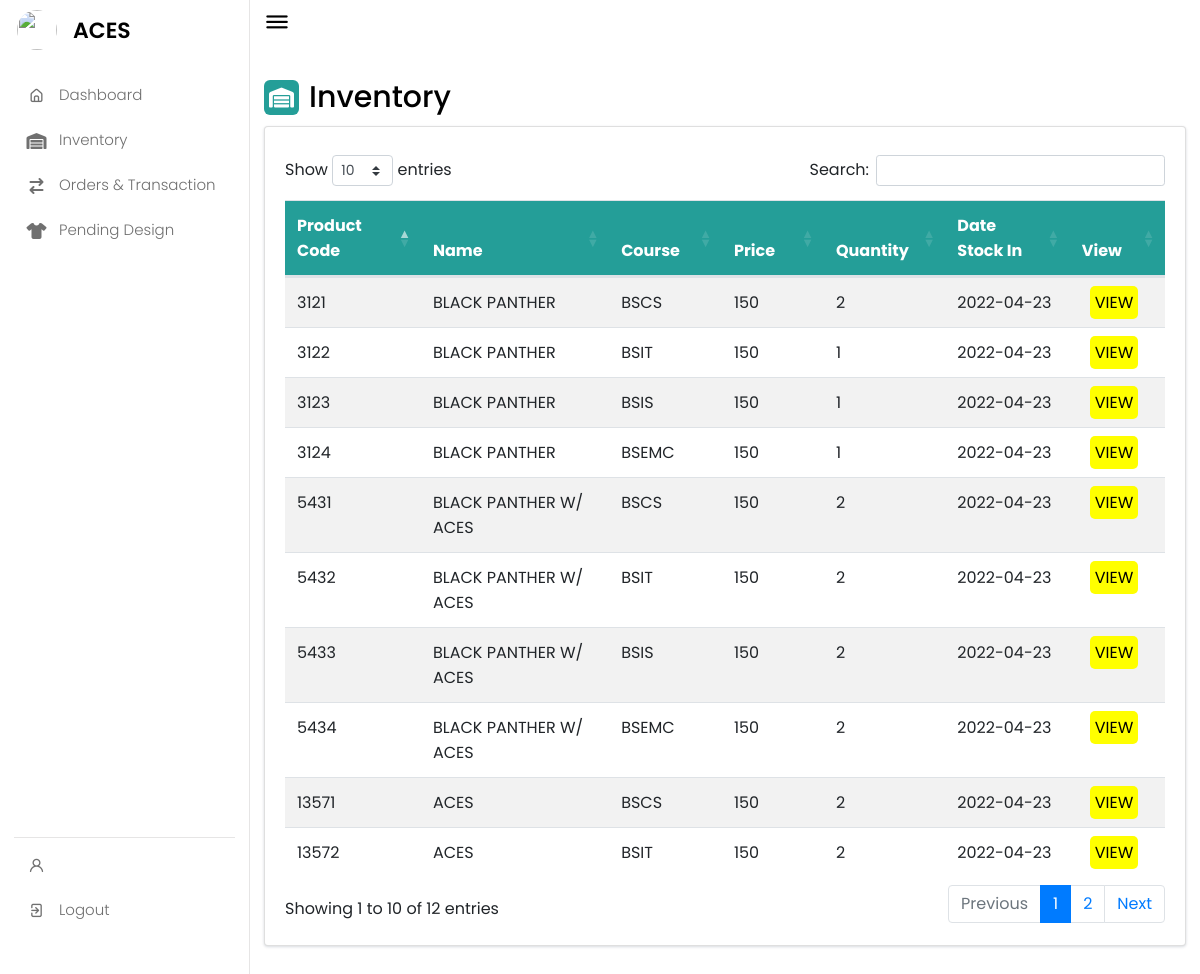
Screenshot of /ACESModerator/inventory.php with the database file from the repository.
### tables this page shows
CREATE TABLE `aces_inventory` (
  `ID` int(11) NOT NULL,
  `product_id` int(100) NOT NULL,
  `product_name` varchar(100) NOT NULL,
  `product_details` varchar(10000) NOT NULL,
  `product_designer` varchar(100) NOT NULL,
  `category` varchar(20) NOT NULL,
  `acro` varchar(6) NOT NULL,
  `price` int(100) NOT NULL,
  `size` varchar(10) NOT NULL,
  `img` varchar(100) NOT NULL,
  `qty` int(100) NOT NULL,
  `status` varchar(100) NOT NULL,
  `date_added` date NOT NULL,
  `time_added` time NOT NULL
);

### ACESModerator/inventory.php (the view, shortened to what this page needs)
<?php
include("../dataCenter/connection.php");
$query = "SELECT *, COUNT(`qty`) AS `qty` FROM `aces_inventory` GROUP BY `product_id`;";
$result = mysqli_query($conn, $query);
$row = $result->fetch_assoc();
?>
    <link rel="stylesheet" href="../Admin/assets/css/style.css">
    <link rel="stylesheet" href="https://cdn.jsdelivr.net/npm/bootstrap@4.6.1/dist/css/bootstrap.min.css">
    <link rel="stylesheet" href="https://cdn.datatables.net/1.11.5/css/dataTables.bootstrap4.min.css">
    <link rel="stylesheet" href="https://unicons.iconscout.com/release/v4.0.0/css/line.css">
<nav>
<?php include('../ACESModerator/sidebar.php');?>
    </nav>
    <section class="dashboard">
        <div class="top">
            <i class="uil uil-bars sidebar-toggle"></i>
        </div>
        <div class="dash-content">
        <div class="overview">
                <div class="title">
                <i class="fas fa-warehouse"></i>
                    <span class="text"> Inventory</span>
                </div>
                <div class="card">
              <div class="card-body"><form action="" method="GET">
                <div class="table-responsive mt-2">
                  <table id="myTable" class="table table-striped mb-0" >
                    <thead style="background-color: #249E98; color: #FFF; height: 50px; text-align: middle;">
                      <th style="width:150px">Product Code</th>
                      <th style="width:300px">Name</th>
                      <th style="width:100px">Course</th>
                      <th style="width:100px">Price</th>
                      <th style="width:100px">Quantity</th>
                      <th style="width:150px">Date Stock In</th>
                      <th style="width:80px">View</th>
                      </thead>
                    <tbody>
                      <?php do { ?>
                      <tr style="border-bottom:1px solid gray;">
                        <td><?php echo $row['product_id'];?></td>
                        <td><?php echo $row['product_name'];?></td>
                        <td><?php echo $row['acro'];?></td>
                        <td><?php echo $row['price'];?></td>
                        <td><?php echo $row['qty'];?></td>
                        <td><?php echo $row['date_added'];?></td>
                        <td><a class="act_btn" href = "inventory-view.php?id=<?php echo $row['product_id'];?>" style="text-decoration: none; cursor:pointer; width: 90px; color: black; background-color: yellow; border: black; border-radius: 5px;">VIEW</a></td>
                      </tr>
                      <?php } while($row = $result->fetch_assoc());?>
                    </tbody>
                  </table>
                </div></form>
              </div>
            </div>
          </section>

### ACESModerator/assets/css/style.css (style rules this page uses)
* { margin: 0; padding: 0; box-sizing: border-box; font-family: 'Poppins', sans-serif; }
nav { position: fixed; top: 0; left: 0; height: 100%; width: 250px; padding: 10px 14px; background-color: var(--panel-color); border-right: 1px solid var(--border-color); transition: var(--tran-05); }
.dashboard { position: relative; left: 250px; background-color: var(--panel-color); min-height: 100vh; width: calc(100% - 250px); padding: 10px 14px; transition: var(--tran-05); }
.dashboard .top { position: fixed; top: 0; left: 250px; display: flex; width: calc(100% - 250px); justify-content: space-between; align-items: center; padding: 10px 14px; background-color: var(--panel-color); transition: var(--tran-05); z-index: 10; }
.dashboard .top .sidebar-toggle { font-size: 26px; color: var(--text-color); cursor: pointer; }
.dashboard .dash-content { padding-top: 50px; }
.dash-content .title { display: flex; align-items: center; margin: 15px 0 6px 0; }
.dash-content .title i { position: relative; height: 35px; width: 35px; background-color: #249E98; border-radius: 6px; color: var(--title-icon-color); display: flex; align-items: center; justify-content: center; font-size: 20px; }
.dash-content .title .text { font-size: 30px; font-weight: 500; color: var(--text-color); margin-left: 10px; }
.act_btn { align-items: center; justify-content: center; padding: 5px; width: 50px; color: black; background-color: #D1EEF1; border:black; border-radius: 5px; margin-left: 0.5rem; margin-top: 0.5rem; margin-bottom: 0.5rem; }
.card { border-radius: 5px; -webkit-box-shadow: 0 1px 2.94px 0.06px rgba(4,26,55,0.16); box-shadow: 0 1px 2.94px 0.06px rgba(4,26,55,0.16); border: none; margin-bottom: 30px; -webkit-transition: all 0.3s ease-in-out; transition: all 0.3s ease-in-out; }

### rows the page displays
aces_inventory: product "3121", product_name "BLACK PANTHER", acro "BSCS", price "150", qty "2", date_added "2022-04-23"
aces_inventory: product "3122", product_name "BLACK PANTHER", acro "BSIT", price "150", qty "1", date_added "2022-04-23"
aces_inventory: product "3123", product_name "BLACK PANTHER", acro "BSIS", price "150", qty "1", date_added "2022-04-23"
aces_inventory: product "3124", product_name "BLACK PANTHER", acro "BSEMC", price "150", qty "1", date_added "2022-04-23"
aces_inventory: product "5431", product_name "BLACK PANTHER W/ ACES", acro "BSCS", price "150", qty "2", date_added "2022-04-23"
aces_inventory: product "5432", product_name "BLACK PANTHER W/ ACES", acro "BSIT", price "150", qty "2", date_added "2022-04-23"
aces_inventory: product "5433", product_name "BLACK PANTHER W/ ACES", acro "BSIS", price "150", qty "2", date_added "2022-04-23"
aces_inventory: product "5434", product_name "BLACK PANTHER W/ ACES", acro "BSEMC", price "150", qty "2", date_added "2022-04-23"
aces_inventory: product "13571", product_name "ACES", acro "BSCS", price "150", qty "2", date_added "2022-04-23"
aces_inventory: product "13572", product_name "ACES", acro "BSIT", price "150", qty "2", date_added "2022-04-23"
